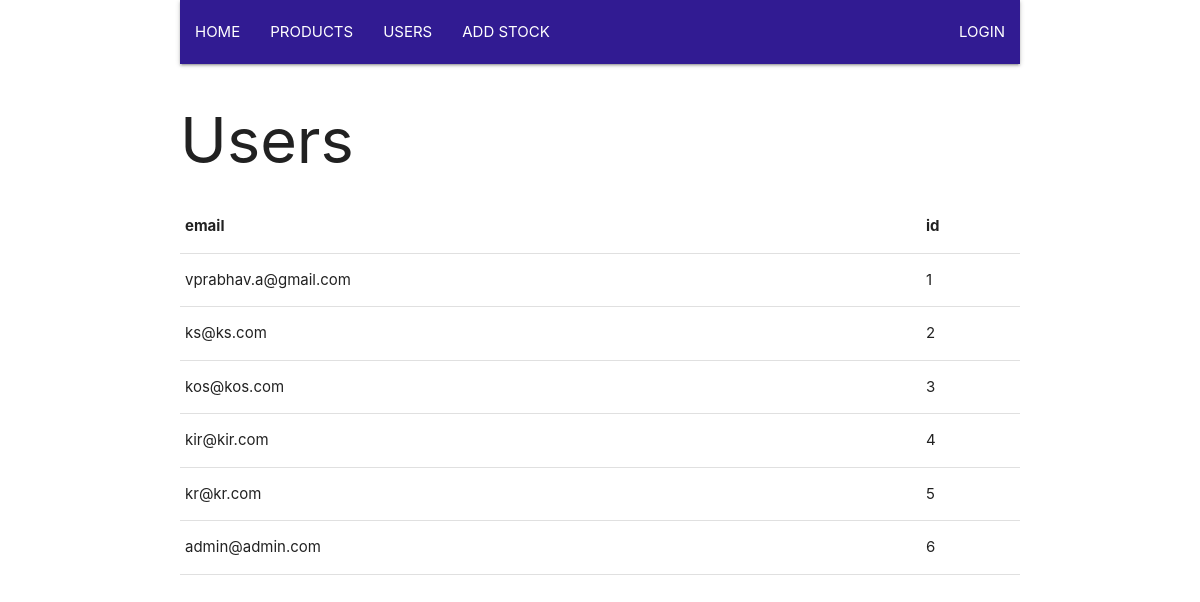
The app's page /noofusers with its own data.
### tables this page shows
CREATE TABLE user (id INTEGER PRIMARY KEY, email TEXT NOT NULL, password TEXT NOT NULL);

### app/views.py (the view)
@app.route("/noofusers")
def noofusers():
    headings = ("email", "id")
    theQry = ("SELECT email,id FROM user")
    head = query_db(theQry)
    print(head)
    return flask.render_template("noofusers.html", headings=headings, head=head)

### app/meta.py (called while the page is built)
def make_dicts(cursor, row):
    return dict((cursor.description[idx][0], value)
                for idx, value in enumerate(row))

def get_db():
    db = getattr(g, '_database', None)
    if db is None:
        db = g._database = sqlite3.connect(DATABASE)
    db.row_factory = make_dicts
    return db

def query_db(query, args=(), one=False):
    cur = get_db().execute(query, args)
    rv = cur.fetchall()
    cur.close()
    return (rv[0] if rv else None) if one else rv

@app.teardown_appcontext
def close_connection(exception):
    db = getattr(g, '_database', None)
    if db is not None:
        db.close()

### app/templates/noofusers.html (shortened to what this page needs)
{% extends "adminbase.html" %}
{% block content %}
<h1>Users</h1>
<div>
<table border = 1>
    <tr>
        {% for header in headings %}
        <th>{{ header }}</th>
        {% endfor %}
    </tr>
        {% for name in head %}
        <tr>
            <td>{{ name["email"] }}</td>
            <td>{{ name["id"] }}</td>
        </tr>
        {% endfor %}
</table>
</div>
{% endblock content %}

### app/templates/adminbase.html (shortened to what this page needs)
<!doctype html>
<html lang="en">
<head>
    <link rel="stylesheet" href="{{ url_for('static' , filename='materialize/css/materialize.min.css')}}">
    <link rel="stylesheet" href="{{ url_for('static' , filename='custom.css')}}">
    <link rel="stylesheet" href="{{ url_for('static' , filename='markdownEditor/dist/simplemde.min.css')}}">
    <link rel="stylesheet" href="https://cdn.jsdelivr.net/simplemde/latest/simplemde.min.css">
</head>
<body>
  <div class="container">
    <nav class="nav-extended  deep-purple">
      <div class="nav-wrapper deep-purple darken-4">
	<ul id="nav-mobile" class="hide-on-med-and-down">
	  <li><a href="{{ url_for('adminindex') }}">Home</a></li>
	  <li><a href="{{ url_for('adminproducts') }}">Products</a></li>
      <li><a href="{{ url_for('noofusers') }}">Users</a></li>
      <li><a href="{{ url_for('addstock') }}">Add Stock</a></li>
    </ul>
	<ul id="nav-mobile" class="right hide-on-med-and-down">
	  {% if session["user"] %}
	  <li><a href="{{ url_for('logout') }}">Logout</a></li>
	  {% else %}
	  <li><a href="{{ url_for('login')}}">Login</a></li>
	  {% endif %}
	</ul>
      </div>
      </nav>
    <div class="row">
    {% block content %}
    {% endblock content %}
    </div>
  </div>
</body>
</html>

### app/templates/adminbase.html (style rules this page uses)
nav a { text-transform: uppercase; }

### records on screen
user: email "vprabhav.a@gmail.com", id "1"
user: email "ks@ks.com", id "2"
user: email "kos@kos.com", id "3"
user: email "kir@kir.com", id "4"
user: email "kr@kr.com", id "5"
user: email "admin@admin.com", id "6"

### other values on screen
{{ header }} "email" "id"
